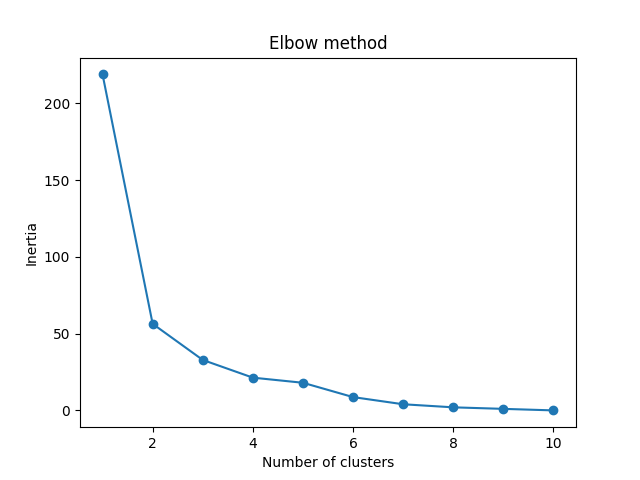

Python code for this plot:
# W3Schools, Python Machine Learning, K-means
import matplotlib.pyplot as plt
from sklearn.cluster import KMeans

x = [4, 5, 10, 4, 3, 11, 14 , 6, 10, 12]
y = [21, 19, 24, 17, 16, 25, 24, 22, 21, 21]

data = list(zip(x, y))
inertias = []

for i in range(1, 11):
    kmeans = KMeans(n_clusters = i)
    kmeans.fit(data)
    inertias.append(kmeans.inertia_)

plt.plot(range(1, 11), inertias, marker = 'o')
plt.title('Elbow method')
plt.xlabel('Number of clusters')
plt.ylabel('Inertia')
plt.show()
